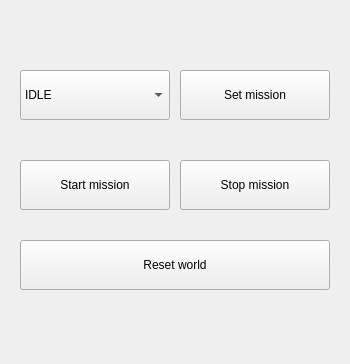
<?xml version="1.0" encoding="UTF-8"?>
<ui version="4.0">
 <class>mission_controller</class>
 <widget class="QWidget" name="mission_controller">
  <property name="geometry">
   <rect>
    <x>0</x>
    <y>0</y>
    <width>350</width>
    <height>364</height>
   </rect>
  </property>
  <property name="windowTitle">
   <string>Form</string>
  </property>
  <widget class="QPushButton" name="reset_button">
   <property name="geometry">
    <rect>
     <x>20</x>
     <y>240</y>
     <width>310</width>
     <height>50</height>
    </rect>
   </property>
   <property name="text">
    <string>Reset world</string>
   </property>
  </widget>
  <widget class="QPushButton" name="stop_button">
   <property name="geometry">
    <rect>
     <x>180</x>
     <y>160</y>
     <width>150</width>
     <height>50</height>
    </rect>
   </property>
   <property name="text">
    <string>Stop mission</string>
   </property>
  </widget>
  <widget class="QPushButton" name="set_button">
   <property name="geometry">
    <rect>
     <x>180</x>
     <y>70</y>
     <width>150</width>
     <height>50</height>
    </rect>
   </property>
   <property name="text">
    <string>Set mission</string>
   </property>
  </widget>
  <widget class="QPushButton" name="start_button">
   <property name="geometry">
    <rect>
     <x>20</x>
     <y>160</y>
     <width>150</width>
     <height>50</height>
    </rect>
   </property>
   <property name="text">
    <string>Start mission</string>
   </property>
  </widget>
  <widget class="QComboBox" name="mission_selector">
   <property name="geometry">
    <rect>
     <x>20</x>
     <y>70</y>
     <width>150</width>
     <height>50</height>
    </rect>
   </property>
   <property name="sizePolicy">
    <sizepolicy hsizetype="Maximum" vsizetype="Maximum">
     <horstretch>0</horstretch>
     <verstretch>0</verstretch>
    </sizepolicy>
   </property>
   <property name="baseSize">
    <size>
     <width>50</width>
     <height>0</height>
    </size>
   </property>
   <item>
    <property name="text">
     <string>IDLE</string>
    </property>
   </item>
   <item>
    <property name="text">
     <string>FOLLOW_PERSON</string>
    </property>
   </item>
  </widget>
 </widget>
 <resources/>
 <connections/>
</ui>
